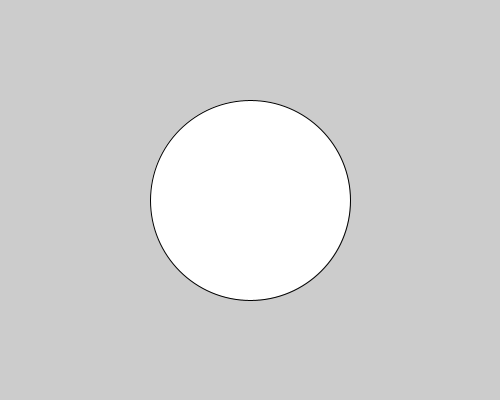
Frame 1 (no input)
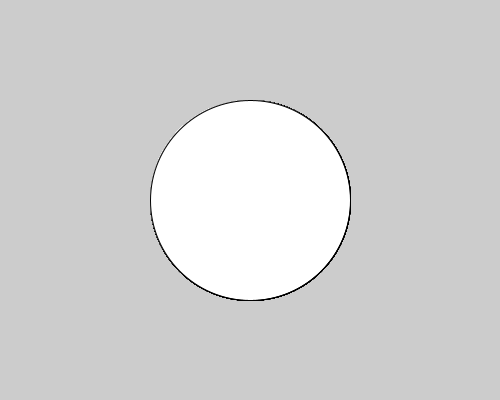
Frame 60 (the mouse pressed at the canvas centre just before this capture)
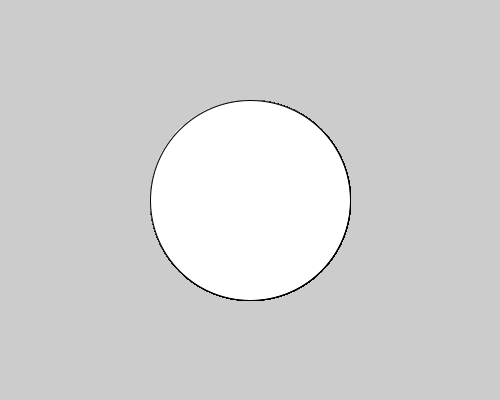
Frame 120 (the mouse held since frame 60 and released just before this capture)

The Processing sketch that drew these frames (run headless with seeded random() and noise(); from frame 60 on, the mouse is pressed at the canvas centre):

// Processing sketch: sim_01_05_width_and_height
// ── sim_01_05_width_and_height.pde
void setup() {
  size(500, 400);
}

void draw() {
  ellipse(width/2, height/2, 200, 200);
}
